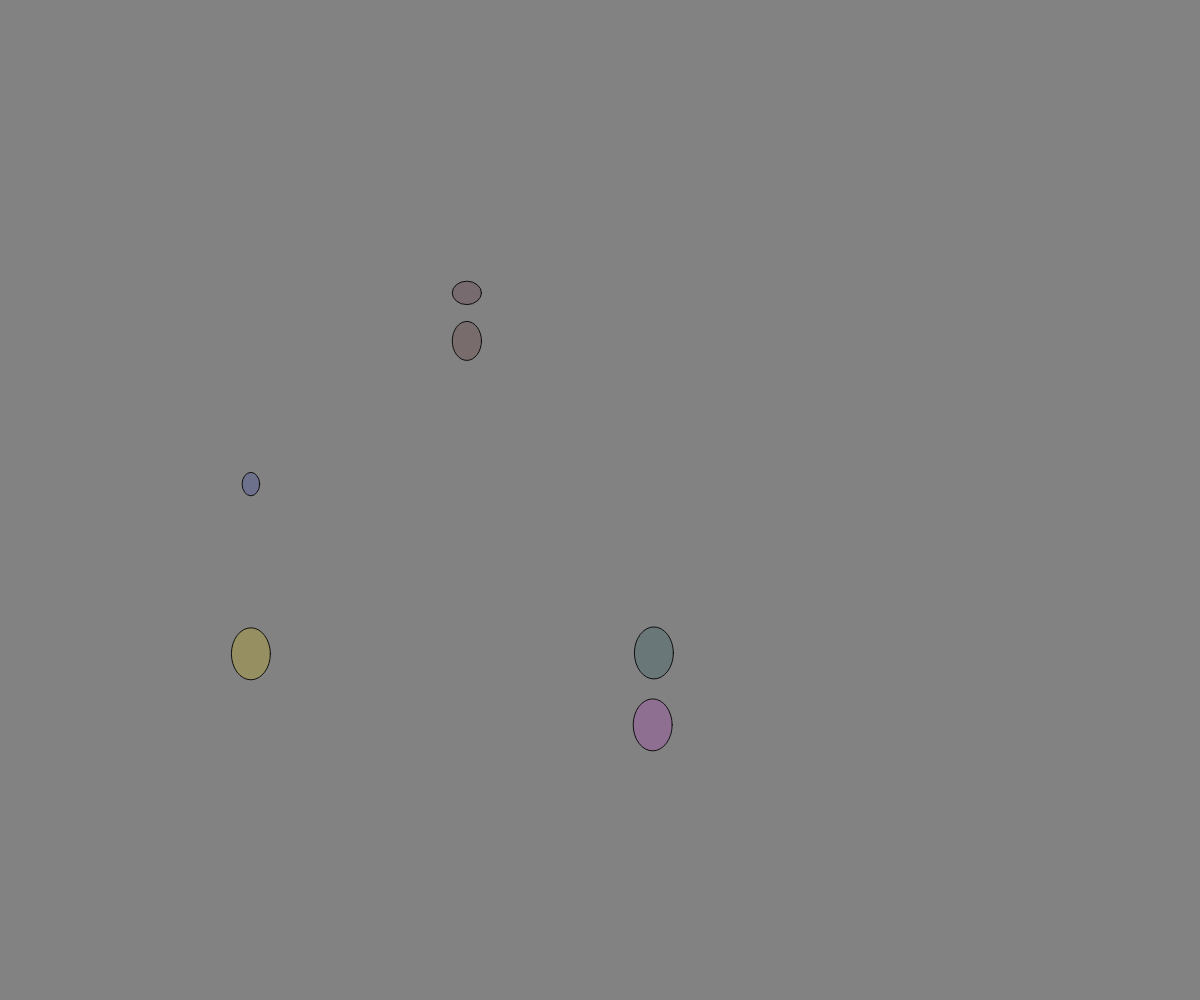
Frame 1 (no input)
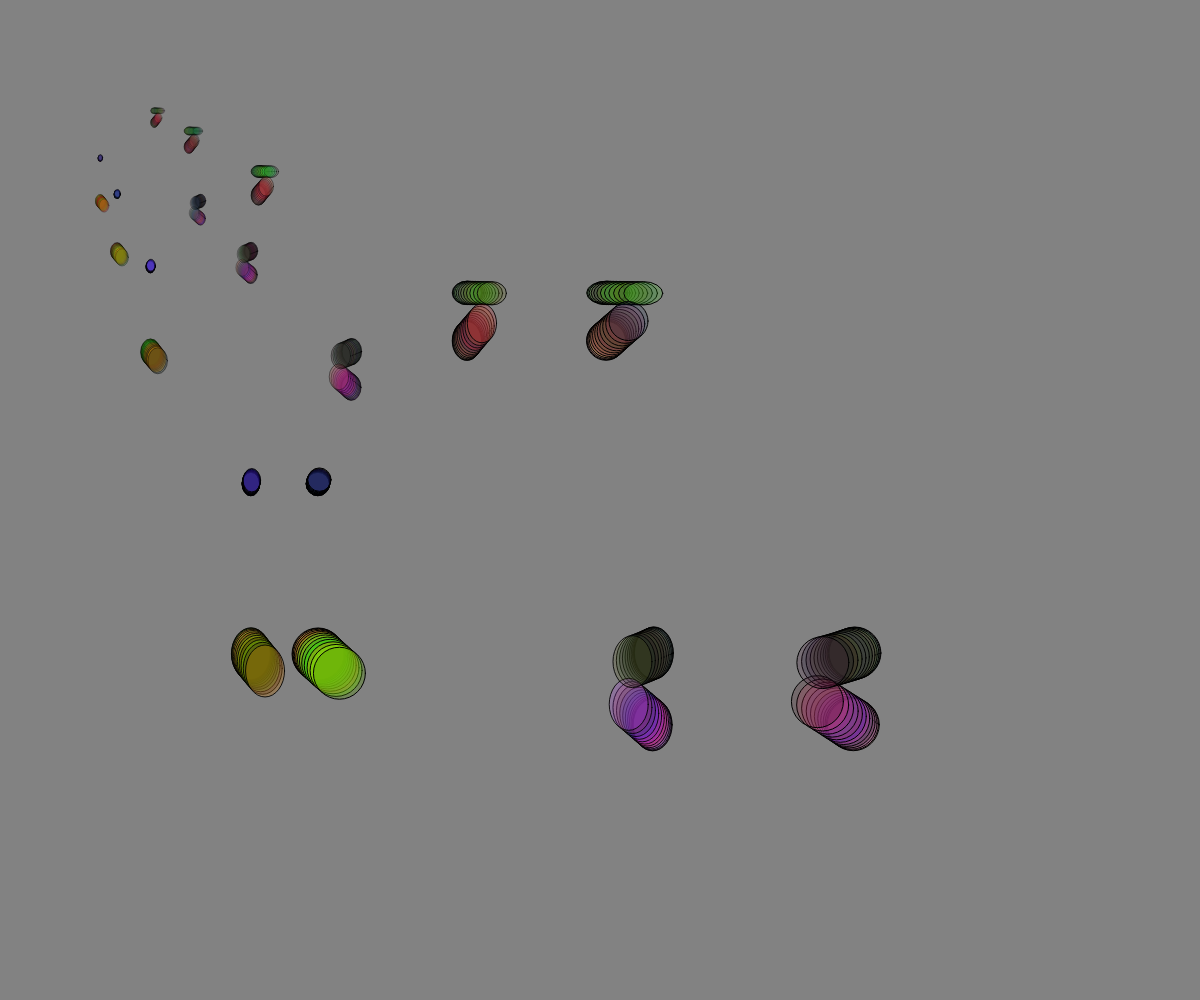
Frame 60 (no input)
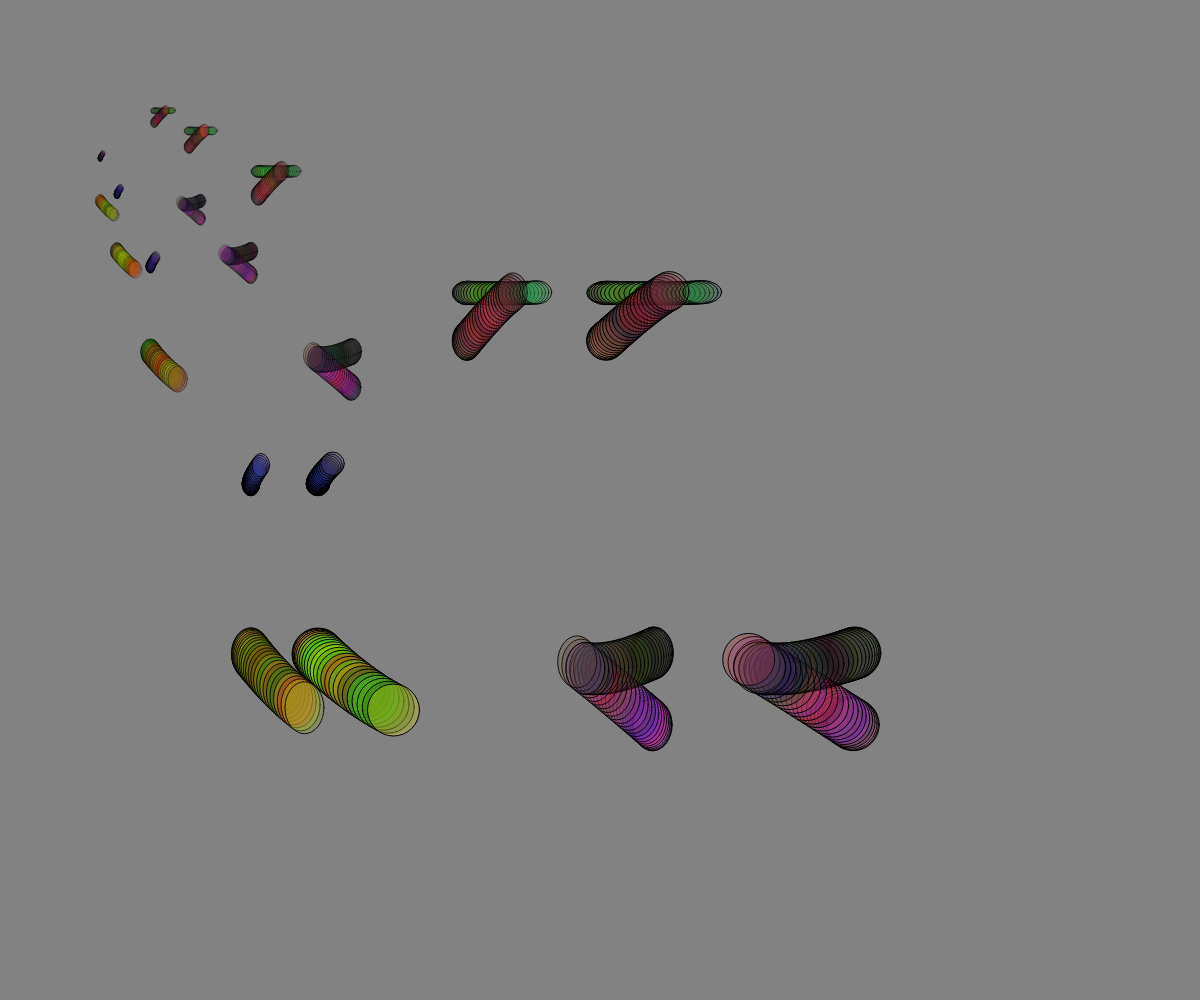
Frame 120 (the mouse pressed at the canvas centre since frame 60)

The p5.js sketch that drew these frames (run headless with seeded random() and noise() and a simulated clock; from frame 60 on, the mouse is pressed at the canvas centre):

// p5.js sketch
// ── sketch.js
//////////////////////
//  Allen Harguess  //
//////////////////////

var xoffset = 0; //x coordinate
var yoffset = 80000; //y coordinate, must be considerably different from x.
var coef = 0; // size coefficient
var divzr = 3; // size divider
var diff = 0.001; // added amount to x,y coordinates each refresh. alters speed.
// use .001 for un-commented applyMatrix area. use .003 for commented applyMatrix.
var objcolor = {r: 0, g: 0, b: 0}; //object color
var objsize = {x: 0}; //object size

function setup() {
  createCanvas(windowWidth, windowHeight);

// Uncomment to change screen to black. It changes the feel a bunch
background(130,130,130);

//size controls
  coef = random(2, 6); //the larger the max integer = larger possible balls.
  coef = coef / divzr;
  coef = coef % 2;
  objsize.x = random(80, 100);
  objsize.x = objsize.x / coef;

}

function draw() {

//comment these lines to change the overall look of the snakes//////////
//if you un-comment either blend mode comment the applyMatrix area.

//blendMode(LIGHTEST);
//blendMode(MULTIPLY);
//stroke('rgb(0, 0, 0)'); //changing the stork makes a big difference also.

////////////////////////////////////////////////////////////////////////

  xoffset += diff;
  yoffset += diff;

    objcolor.r = random(0, 255);
    objcolor.g = random(0, 100);
    objcolor.b = random(0, 255);

//Snake 1 ////////////////////////////////////////
beginShape()
  var x = map(noise(xoffset), 0, 1, 0, width);
  var y = map(noise(yoffset), 0, 1, 0, height);
//applyMatrix///////////////////////////////////////////////////////////
//comment this area out for a completely different look/////////////////

  var step = frameCount % 5; // change the % to change the mirror effect.
    translate(50, 50);
    applyMatrix(.75 / step, 0, 0, 1 / step, 0, 0);

////////////////////////////////////////////////////////////////////////

  fill(objcolor.r, objcolor.g, objcolor.b, 50);
  ellipse(x, y, objsize.x, objsize.x);
endShape()


//Snake 2 ////////////////////////////////////////
    objcolor.r = random(0, 255);
    objcolor.g = random(0, 100);
    objcolor.b = random(0, 100);

beginShape()
  var x = map(noise(xoffset-10), 0, 1, 0, width);
  var y = map(noise(yoffset-10), 0, 1, 0, height);

  fill(objcolor.r, objcolor.g, objcolor.b, 50);
  ellipse(x, y, objsize.x*.75, objsize.x*.75);
endShape()

//Snake 3 ////////////////////////////////////////
    objcolor.r = random(0, 100);
    objcolor.g = random(0, 100);
    objcolor.b = random(0, 255);

beginShape()
  var x = map(noise(xoffset-40), 0, 1, 0, width);
  var y = map(noise(yoffset-40), 0, 1, 0, height);

  fill(objcolor.r, objcolor.g, objcolor.b, 50);
  ellipse(x, y, objsize.x*.45, objsize.x*.45);
endShape()

//Snake 4 ////////////////////////////////////////
    objcolor.r = random(0, 100);
    objcolor.g = random(0, 255);
    objcolor.b = random(0, 100);

beginShape()
  var x = map(noise(xoffset+10), 0, 1, 0, width);
  var y = map(noise(yoffset+10), 0, 1, 0, height);

  fill(objcolor.r, objcolor.g, objcolor.b, 50);
  ellipse(x, y, objsize.x*.75, objsize.x*.45);
endShape()

//Snake 5 ////////////////////////////////////////
    objcolor.r = random(0, 255);
    objcolor.g = random(0, 255);
    objcolor.b = random(0, 40);

beginShape()
  var x = map(noise(xoffset+40), 0, 1, 0, width);
  var y = map(noise(yoffset+40), 0, 1, 0, height);

  fill(objcolor.r, objcolor.g, objcolor.b, 80);
  ellipse(x, y, objsize.x, objsize.x);

endShape()

//Snake 6 ////////////////////////////////////////
    objcolor.r = random(0, 85);
    objcolor.g = random(0, 85);
    objcolor.b = random(0, 85);

beginShape()
  var x = map(noise(xoffset+60), 0, 1, 0, width);
  var y = map(noise(yoffset+60), 0, 1, 0, height);

  fill(objcolor.r, objcolor.g, objcolor.b, 50);
  ellipse(x, y, objsize.x, objsize.x);
}
